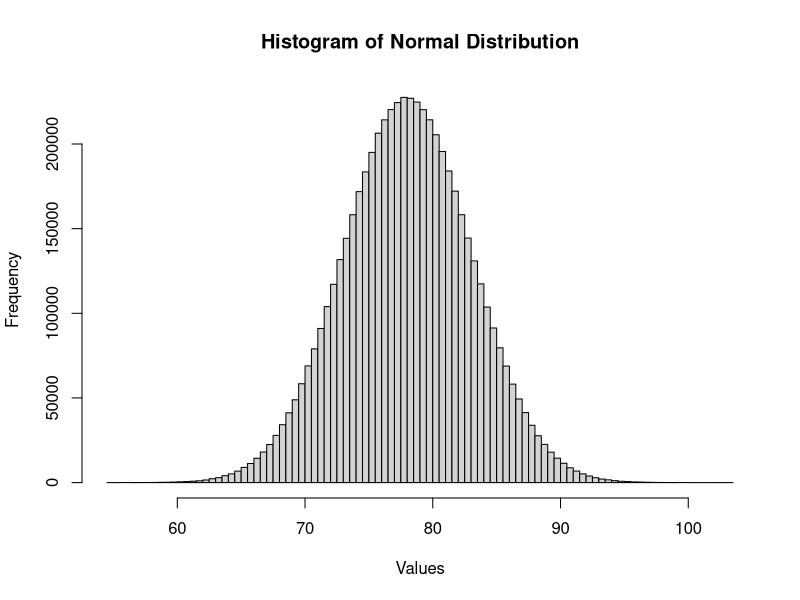
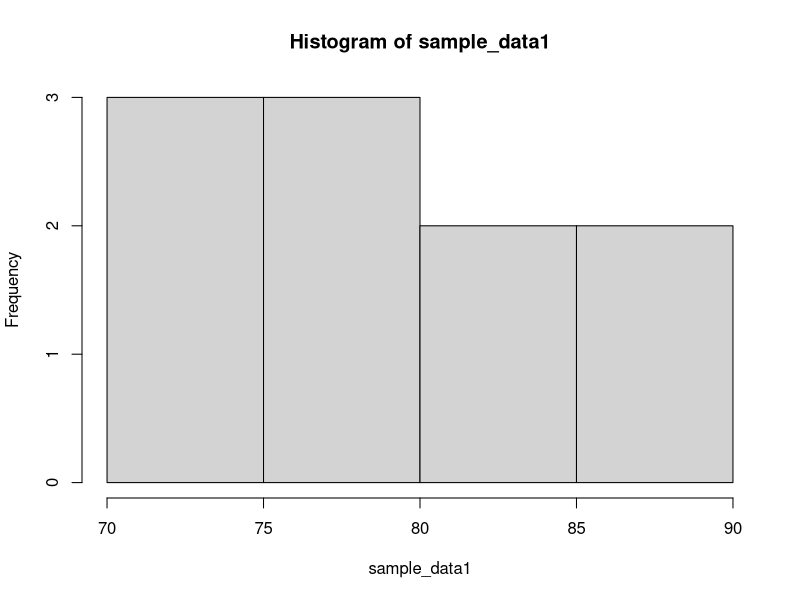
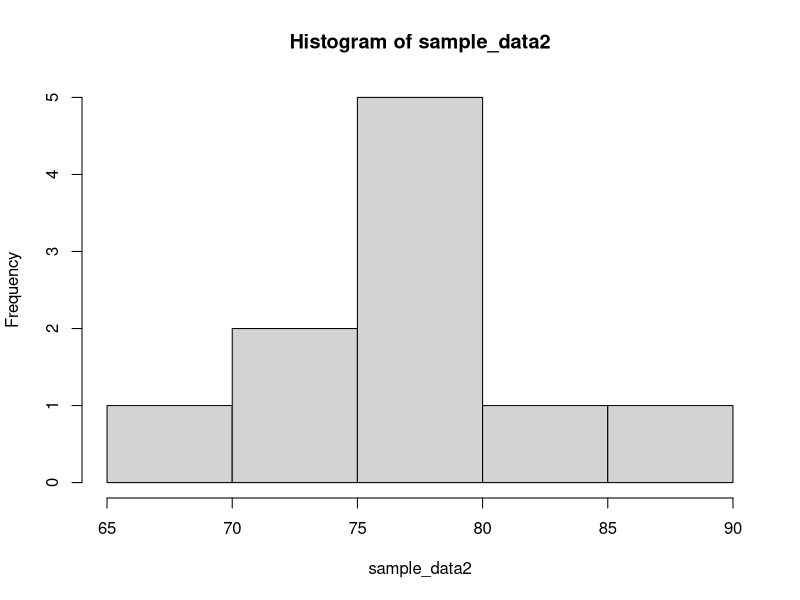
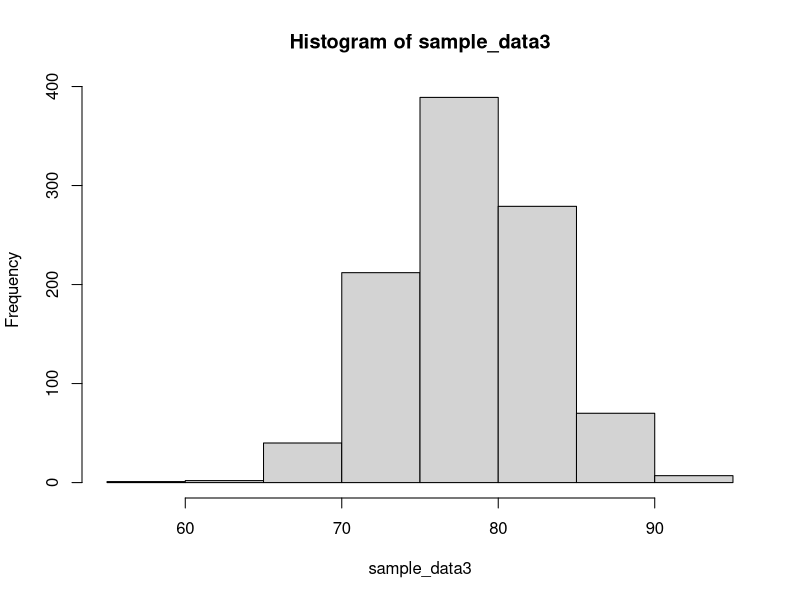
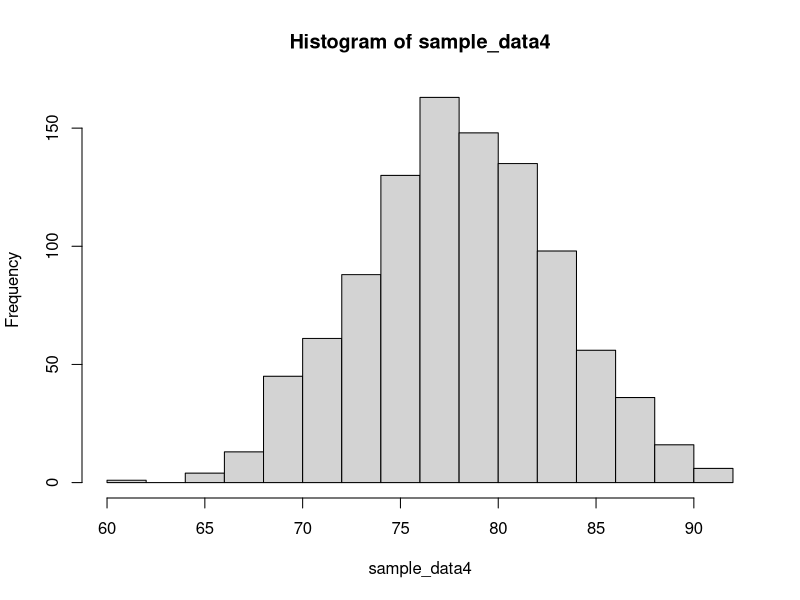

Reproduce these figures in R, in order.
#Central Limit Theorem 
#The Central Limit Theorem states that for independently distributed random variables, the sampling distribution of the standardized sample mean generally takes the form of the normal distribution (no matter if the actual distribution is not normal). 


set.seed(99999)
# Set the number of data points
num_data_points <- 5700000

# Set the mean and standard deviation of the normal distribution
mean <- 78
sd <- 5

# Generate a random sample from the normal distribution
data <- rnorm(num_data_points, mean = mean, sd = sd)

# Create a histogram
hist(data, breaks = 100, main = "Histogram of Normal Distribution",
     xlab = "Values", ylab = "Frequency")



#Now let's take a couple of samples from this population
# Set the sample size
sample_size1 <- 10

# Take a random sample from the population data
sample_data1 <- sample(data, size = sample_size1, replace = FALSE)

# Print the sample data
hist(sample_data1)
summary(sample_data1)
sd(sample_data1)
median(sample_data1)



# Set the sample size
sample_size2 <- 30

# Take a random sample from the population data
sample_data2 <- sample(data, size = sample_size1, replace = FALSE)

# Print the sample data
hist(sample_data2)
summary(sample_data2)
sd(sample_data2)
median(sample_data2)



#Now let's take more..
# Set the sample size
sample_size3 <- 1000

# Take a random sample from the population data
sample_data3 <- sample(data, size = sample_size3, replace = FALSE)

# Print the sample data
hist(sample_data3)
summary(sample_data3)
sd(sample_data3)
median(sample_data3)



#more...
sample_size4 <- 3000
  
# Take a random sample from the population data
sample_data4 <- sample(data, size = sample_size3, replace = FALSE)

# Print the sample data
hist(sample_data4)
summary(sample_data4)
sd(sample_data4)
median(sample_data4)


